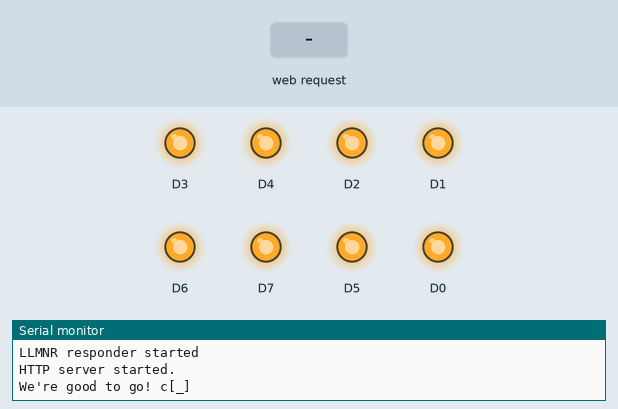
Recording of a sketch running on a simulated ESP8266 (NodeMCU). Parts: output pins drawn as LEDs (lit = HIGH), the last lines printed to the serial monitor. Dashed ring = blinking. Inputs (shaded band) come from the test bench. WiFi joins after 1.5 s; servers stay silent unless stated.

Above: at 2.7 s.
2.8 s: HTTP request GET /test received
At 3.1 s:
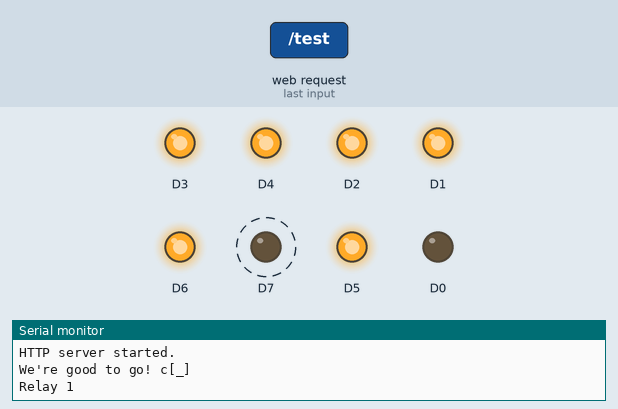
14.8 s: HTTP request GET /rly1 received
At 17.3 s:
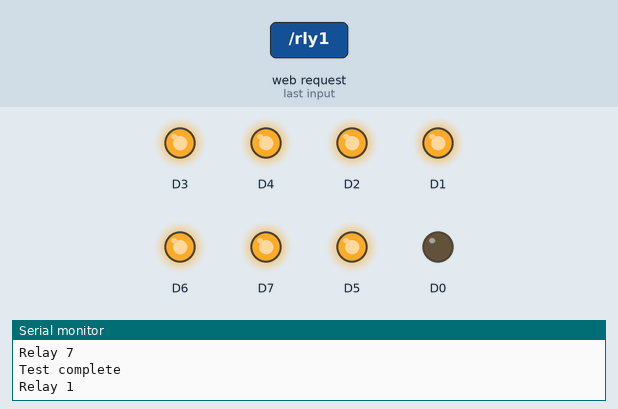
17.8 s: HTTP request GET /rly2 received
At 18.1 s:
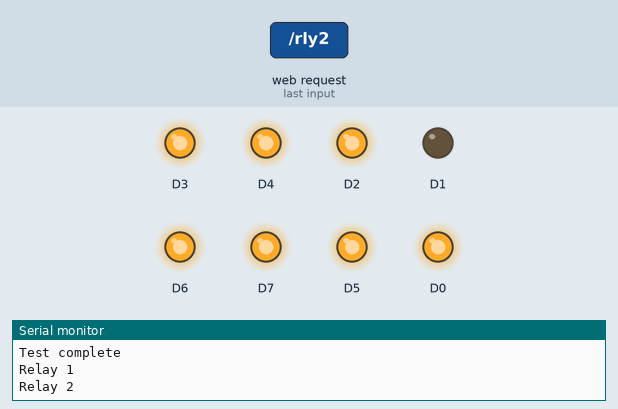
20.3 s: HTTP request GET /rly3 received
At 21.1 s:
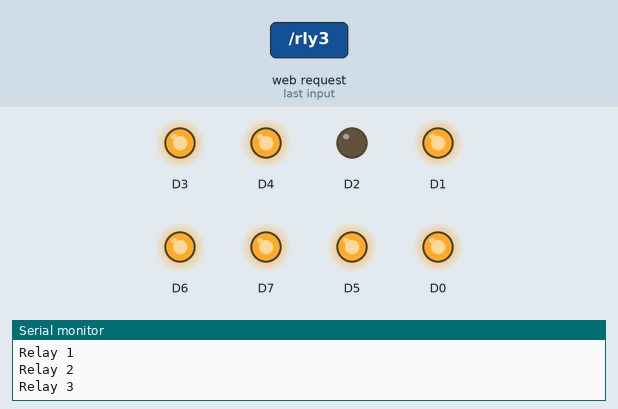
22.8 s: HTTP request GET /rly4 received
At 23.1 s:
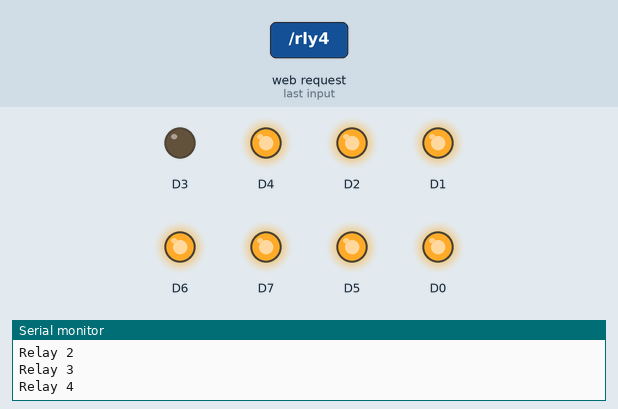
25.3 s: HTTP request GET /rly5 received
At 26.1 s:
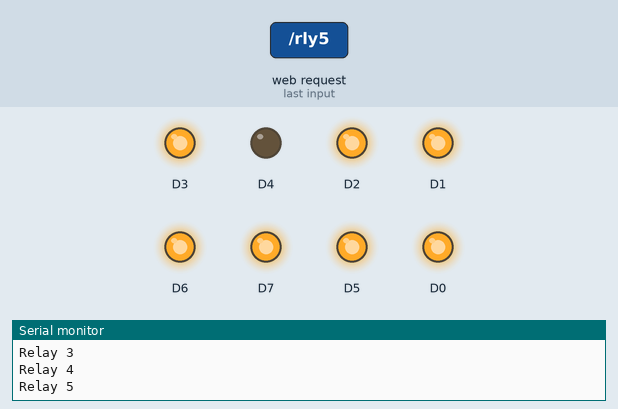
Timing chart, 0 to 28.3 s (numbered marks = the images above; inputs shaded):
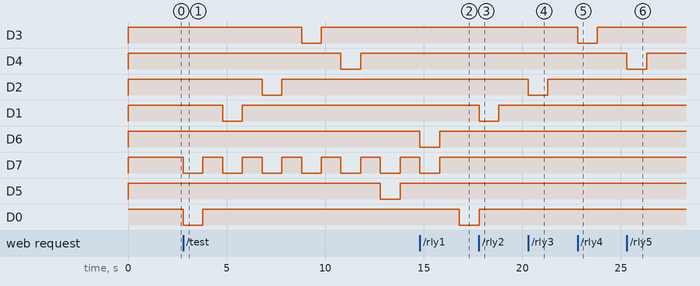

The sketch:

CoffeeMachineButtons.ino
```cpp
#include <ESP8266WiFi.h>
#include <ESP8266LLMNR.h>
#include <ESP8266WebServer.h>
#include <WiFiClient.h>

#ifndef STASSID
#define STASSID "Furhat-Coffeebot_2.4GHz"   // Wifi name
#define STAPSK  "Robarista"                 // Wifi password
#endif

const char* ssid = STASSID;
const char* password = STAPSK;

ESP8266WebServer web_server(80);

void setup(void) {
  pinMode(D8, INPUT);
  pinMode(D0, OUTPUT);
  pinMode(D1, OUTPUT);
  pinMode(D2, OUTPUT);
  pinMode(D3, OUTPUT);
  pinMode(D4, OUTPUT);
  pinMode(D5, OUTPUT);
  pinMode(D6, OUTPUT);
  pinMode(D7, OUTPUT);

  digitalWrite(D0, HIGH);
  digitalWrite(D1, HIGH);
  digitalWrite(D2, HIGH);
  digitalWrite(D3, HIGH);
  digitalWrite(D4, HIGH);
  digitalWrite(D5, HIGH);
  digitalWrite(D6, HIGH);
  digitalWrite(D7, HIGH);

  Serial.begin(9600);

  // Connect to WiFi network
  WiFi.mode(WIFI_STA);
  WiFi.begin(ssid, password);
  Serial.println("");

  // Wait for connection
  while (WiFi.status() != WL_CONNECTED) {
    delay(500);
    Serial.print(".");
  }
  //Display details on wifi connection
  Serial.println("");
  Serial.print("Connected to ");
  Serial.println(ssid);
  Serial.print("IP address: ");
  Serial.println(WiFi.localIP());

  // Start LLMNR responder
  LLMNR.begin("esp8266");
  Serial.println("LLMNR responder started");

  // Start HTTP server
  web_server.onNotFound(handle_http_not_found);
  web_server.on("/", handle_http_root);
  web_server.on("/test", handle_http_test);
  web_server.on("/rly1", handle_http_rly1);
  web_server.on("/rly2", handle_http_rly2);
  web_server.on("/rly3", handle_http_rly3);
  web_server.on("/rly4", handle_http_rly4);
  web_server.on("/rly5", handle_http_rly5);
  web_server.on("/rly6", handle_http_rly6);
  web_server.on("/rly7", handle_http_rly7);
  web_server.begin();
  Serial.println("HTTP server started.\nWe're good to go! c[_]");
}

void relay1(){
  Serial.println("Relay 1");
  digitalWrite(D0, LOW);
  delay(1000); // Wait for 1000 millisecond(s)
  digitalWrite(D0, HIGH);
}

void relay2(){
  Serial.println("Relay 2");
  digitalWrite(D1, LOW);
  delay(1000); // Wait for 1000 millisecond(s)
  digitalWrite(D1, HIGH);
}
void relay3(){
  Serial.println("Relay 3");
  digitalWrite(D2, LOW);
  delay(1000); // Wait for 1000 millisecond(s)
  digitalWrite(D2, HIGH);
}

void relay4(){
  Serial.println("Relay 4");
  digitalWrite(D3, LOW);
  delay(1000); // Wait for 1000 millisecond(s)
  digitalWrite(D3, HIGH);
}

void relay5(){
  Serial.println("Relay 5");
  digitalWrite(D4, LOW);
  delay(1000); // Wait for 1000 millisecond(s)
  digitalWrite(D4, HIGH);
}

void relay6(){
  Serial.println("Relay 6");
  digitalWrite(D5, LOW);
  delay(1000); // Wait for 1000 millisecond(s)
  digitalWrite(D5, HIGH);
}

void relay7(){
  Serial.println("Relay 7");
  digitalWrite(D6, LOW);
  delay(1000); // Wait for 1000 millisecond(s)
  digitalWrite(D6, HIGH);
}

//This is test that all the relays are working
void relayTest() {
    digitalWrite(D0, LOW);
    Serial.println("Relay 1");
    digitalWrite(D7, LOW);
    delay(1000); // Wait for 1000 millisecond(s)
    digitalWrite(D0, HIGH);
    digitalWrite(D7, HIGH);
    delay(1000); // Wait for 1000 millisecond(s)

    digitalWrite(D1, LOW);
    Serial.println("Relay 2");
    digitalWrite(D7, LOW);
    delay(1000); // Wait for 1000 millisecond(s)
    digitalWrite(D1, HIGH);
    digitalWrite(D7, HIGH);
    delay(1000); // Wait for 1000 millisecond(s)

    digitalWrite(D2, LOW);
    Serial.println("Relay 3");
    digitalWrite(D7, LOW);
    delay(1000); // Wait for 1000 millisecond(s)
    digitalWrite(D2, HIGH);
    digitalWrite(D7, HIGH);
    delay(1000); // Wait for 1000 millisecond(s)

    digitalWrite(D3, LOW);
    Serial.println("Relay 4");
    digitalWrite(D7, LOW);
    delay(1000); // Wait for 1000 millisecond(s)
    digitalWrite(D3, HIGH);
    digitalWrite(D7, HIGH);
    delay(1000); // Wait for 1000 millisecond(s)

    digitalWrite(D4, LOW);
    Serial.println("Relay 5");
    digitalWrite(D7, LOW);
    delay(1000); // Wait for 1000 millisecond(s)
    digitalWrite(D4, HIGH);
    digitalWrite(D7, HIGH);
    delay(1000); // Wait for 1000 millisecond(s)

    digitalWrite(D5, LOW);
    Serial.println("Relay 6");
    digitalWrite(D7, LOW);
    delay(1000); // Wait for 1000 millisecond(s)
    digitalWrite(D5, HIGH);
    digitalWrite(D7, HIGH);
    delay(1000); // Wait for 1000 millisecond(s)

    digitalWrite(D6, LOW);
    Serial.println("Relay 7");
    digitalWrite(D7, LOW);
    delay(1000); // Wait for 1000 millisecond(s)
    digitalWrite(D6, HIGH);
    digitalWrite(D7, HIGH);
    delay(1000); // Wait for 1000 millisecond(s)

    Serial.println("Test complete");
 }

// List of

void handle_http_not_found() {
  web_server.send(404, "text/plain", "Not Found");
}

void handle_http_root() {
  web_server.send(200, "text/plain", "Is this thing on?\n\n    (  )   (   )  )\n     ) (   )  (  (\n     ( )  (    ) )\n     _____________\n    <_____________> ___\n    |             |/ _ \\\n    |   FURHAT      | | |\n    |  ROBOTICS     |_| |\n ___|             |\\___/\n/    \\___________/    \\\n\\_____________________/");
}

void handle_http_test() {
  web_server.send(200, "text/plain", "Hell yea! Looks like it's working! (^^,)\nRelays 1-7 should be activating one by one with a 1000ms delay.\n\n    (  )   (   )  )\n     ) (   )  (  (\n     ( )  (    ) )\n     _____________\n    <_____________> ___\n    |             |/ _ \\\n    |   FURHAT      | | |\n    |  ROBOTICS     |_| |\n ___|             |\\___/\n/    \\___________/    \\\n\\_____________________/\n");
  relayTest();  // Activate relay test sequence
}

void handle_http_rly1() {
  web_server.send(200, "text/plain", "This is activating relay 1. Which could for example make a coffee.");
  relay1();  // Activate relay 1 for 1 sec
}

void handle_http_rly2() {
  web_server.send(200, "text/plain", "This is activating relay 2. Which could for example make an espresso.");
  relay2(); // Activate relay 2 for 1 sec
}

void handle_http_rly3() {
  web_server.send(200, "text/plain", "This is activating relay 3. Which could for example Make 2 coffees.");
  relay3();  // Activate relay 3 for 1 sec
}

void handle_http_rly4() {
  web_server.send(200, "text/plain", "This is activating relay 4. Which could for example make 2 espressos.");
  relay4();  // Activate relay 4 for 1 sec
}

void handle_http_rly5() {
  web_server.send(200, "text/plain", "This is activating relay 5. Which could for example run the steamer.");
  relay5();  // Activate relay 5 for 1 sec
}

void handle_http_rly6() {
  web_server.send(200, "text/plain", "This is activating relay 6. Which could for example clean the machine.");
  relay6(); // Activate relay 6 for 1 sec
}

void handle_http_rly7() {
  web_server.send(200, "text/plain", "This is activating relay 7. Which could for example turn the machine ON/OFF.");
  relay7(); // Activate relay 7 for 1 sec
}

void loop(void) {
  web_server.handleClient();

/*
 //Not too sure this is needed.
  if (digitalRead(D8) == HIGH) {
    relayTest();
  } else {
    digitalWrite(D7, LOW);
    digitalWrite(D0, LOW);
    digitalWrite(D1, LOW);
    digitalWrite(D2, LOW);
    digitalWrite(D3, LOW);
  }
*/
}
```

Measured:
- after the input at 2.8 s, D3: HIGH → LOW after 6.0 s, → HIGH 1.0 s later; D4: HIGH → LOW after 8.0 s, → HIGH 1.0 s later; D2: HIGH → LOW after 4.0 s, → HIGH 1.0 s later; D1: HIGH → LOW after 2.0 s, → HIGH 1.0 s later; D7: alternates HIGH for 1.0 s and LOW for 1.0 s, starting at once
- after the input at 14.8 s, D0: HIGH → LOW after 2.0 s
- after the input at 17.8 s, D1: HIGH → LOW at once, → HIGH 1.0 s later
- after the input at 20.3 s, D2: HIGH → LOW at once, → HIGH 1.0 s later
- after the input at 22.8 s, D3: HIGH → LOW at once, → HIGH 1.0 s later
- after the input at 25.3 s, D4: HIGH → LOW at once, → HIGH 1.0 s later
